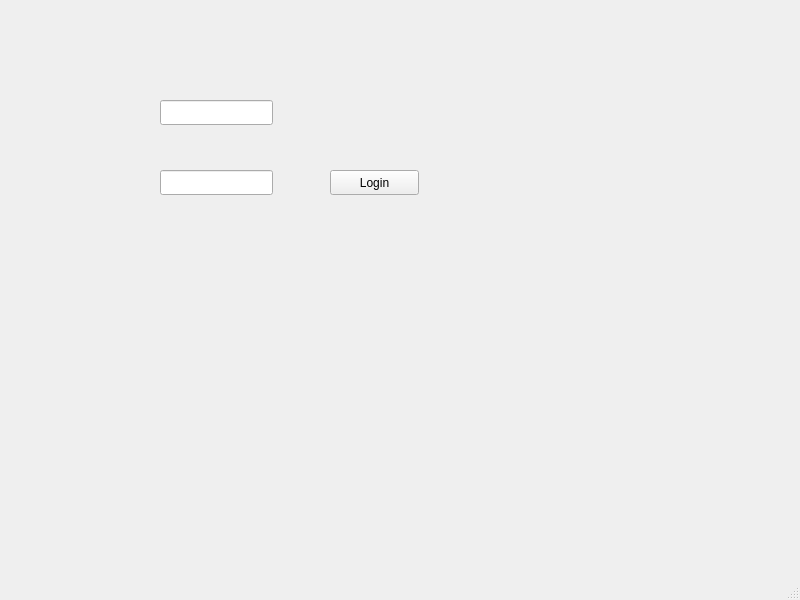
<?xml version="1.0" encoding="UTF-8"?>
<ui version="4.0">
 <class>MainWindow</class>
 <widget class="QMainWindow" name="MainWindow">
  <property name="geometry">
   <rect>
    <x>0</x>
    <y>0</y>
    <width>800</width>
    <height>600</height>
   </rect>
  </property>
  <property name="windowTitle">
   <string>MainWindow</string>
  </property>
  <widget class="QWidget" name="centralwidget">
   <widget class="QLineEdit" name="username">
    <property name="geometry">
     <rect>
      <x>160</x>
      <y>100</y>
      <width>113</width>
      <height>25</height>
     </rect>
    </property>
   </widget>
   <widget class="QLineEdit" name="lineEdit_2">
    <property name="geometry">
     <rect>
      <x>160</x>
      <y>170</y>
      <width>113</width>
      <height>25</height>
     </rect>
    </property>
   </widget>
   <widget class="QPushButton" name="pushbutton">
    <property name="geometry">
     <rect>
      <x>330</x>
      <y>170</y>
      <width>89</width>
      <height>25</height>
     </rect>
    </property>
    <property name="text">
     <string>Login</string>
    </property>
   </widget>
  </widget>
  <widget class="QMenuBar" name="menubar">
   <property name="geometry">
    <rect>
     <x>0</x>
     <y>0</y>
     <width>800</width>
     <height>22</height>
    </rect>
   </property>
  </widget>
  <widget class="QStatusBar" name="statusbar"/>
 </widget>
 <resources/>
 <connections/>
</ui>
